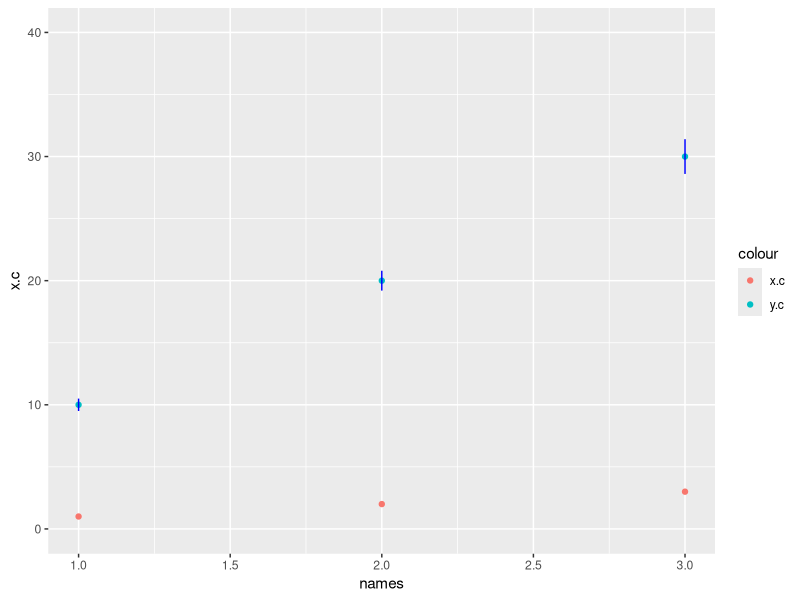
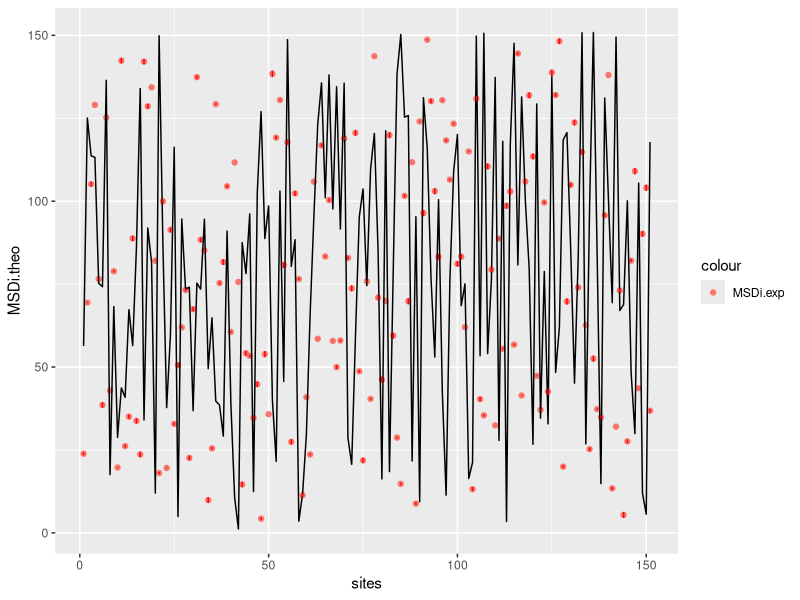

Write the R code that produced these figures, in order.
library("ggplot2")

data = data.frame("x.c" = c(1, 2, 3),
                  "y.c" = c(10, 20, 30),
                  "s.d" = c(0.5, 0.8, 1.4),
                  "names" = c(1,2,3))

ggplot(data, aes(x = names)) +
geom_point(aes(y = x.c, colour = "x.c")) + 
geom_point(aes(y = y.c, colour = "y.c")) + 
geom_errorbar(aes(y = y.c, ymin = y.c - s.d, ymax = y.c + s.d), width = 0, col = "blue") +
ylim(c(0,40))

library("ggplot2")

data = data.frame("x.c" = c(1, 2, 3),
                  "y.c" = c(10, 20, 30),
                  "s.d" = c(0.5, 0.8, 1.4),
                  "names" = c(1, 2, 3))

MSDi.exp = matrix(runif(151, 1, 151), 151, 1)
MSDi.theo = matrix(runif(151, 1, 151), 151, 1)
error = runif(151, 0, 1)
sites = seq(1:151)

data.MSDi = data.frame("MSDi.exp" = MSDi.exp, "MSDi.theo" = MSDi.theo, "sites" = sites, "error" = error)
ggplot(data = data.MSDi, aes(x = sites)) + 
  geom_point(aes(y = MSDi.exp, colour = "MSDi.exp")) + 
  geom_line(aes(y = MSDi.theo, colour = "MSDi.theo"), col = "black") +
  ylab("MSDi.theo") + 
  geom_errorbar(aes(y = MSDi.exp, ymin = MSDi.exp - error, ymax = MSDi.exp + error), width = 0, col = "red") 